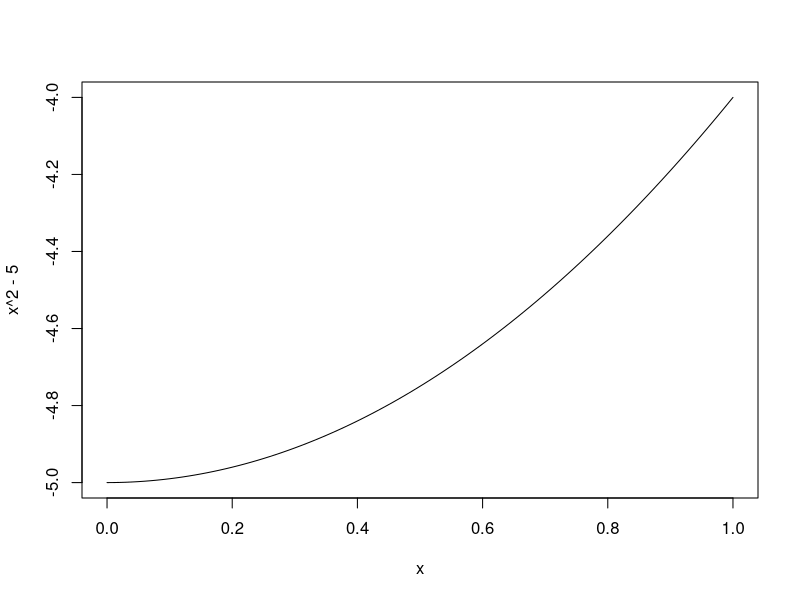
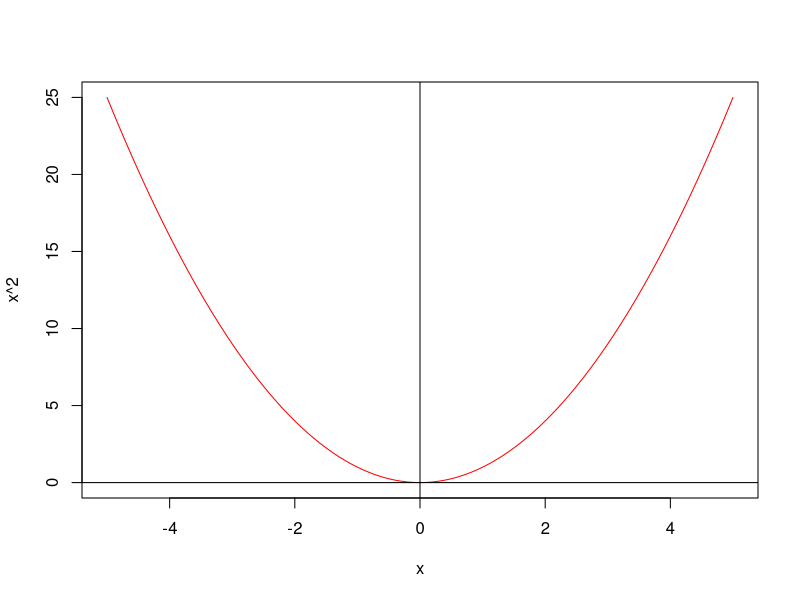
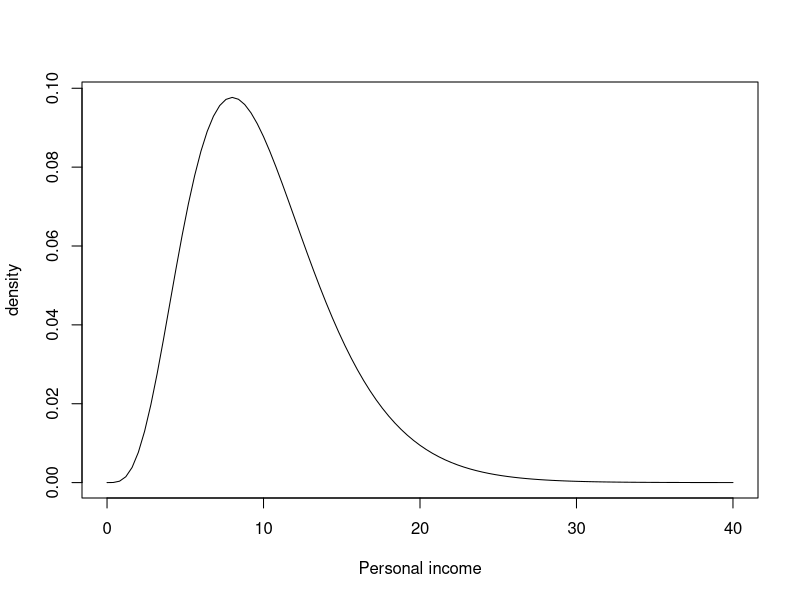
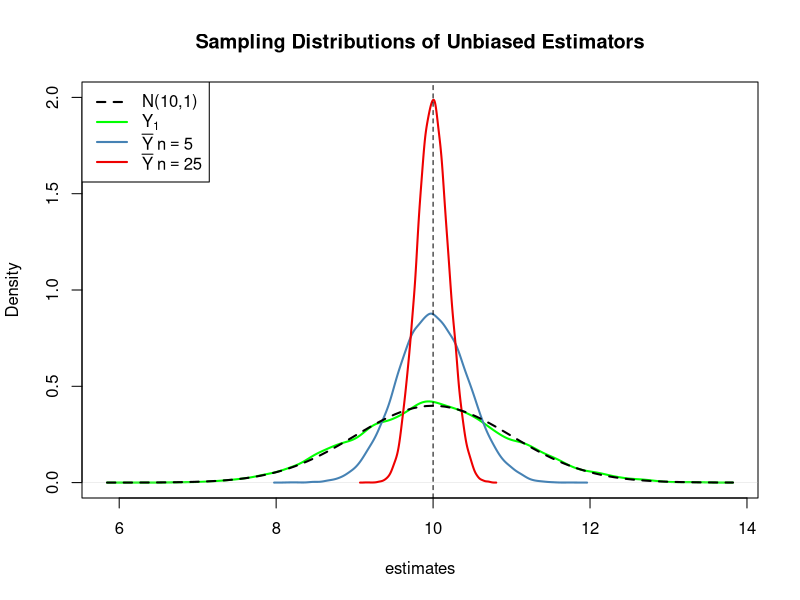
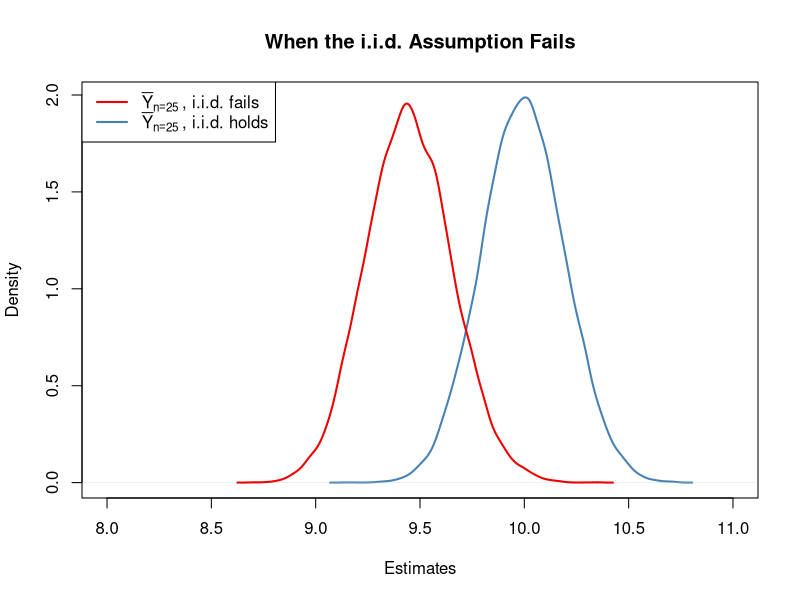
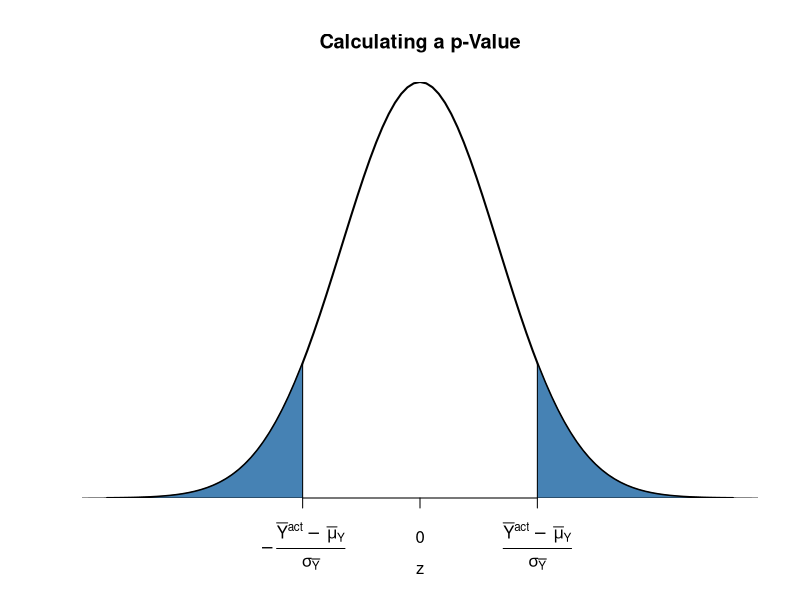
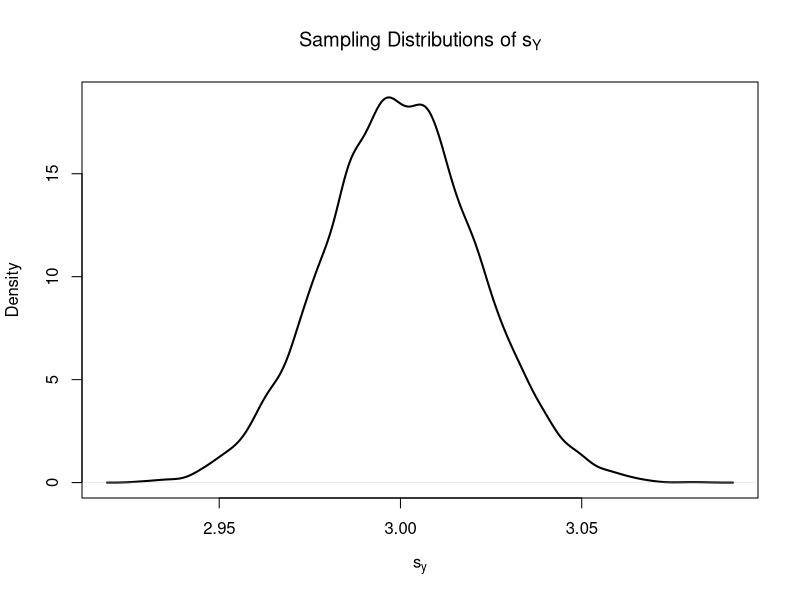
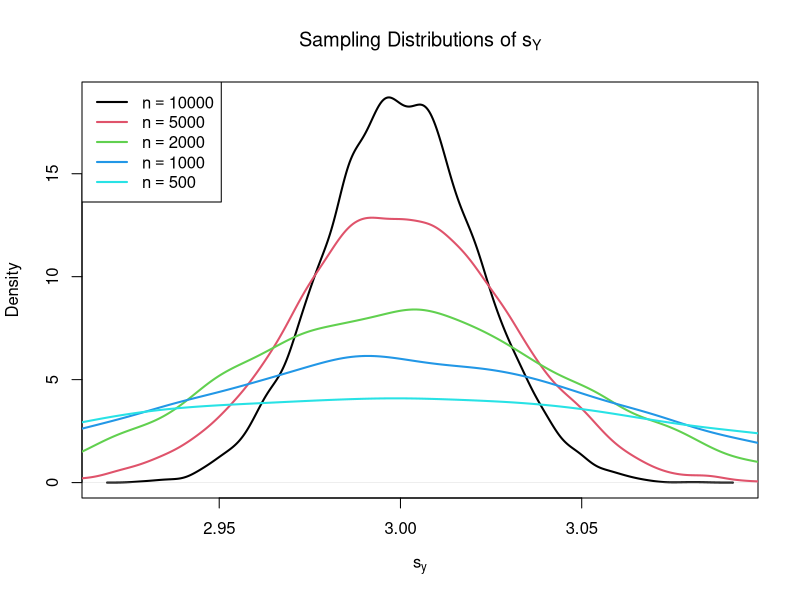

Reproduce these figures in R, in order.
## ---- chunk 1
knitr::opts_chunk$set(echo = TRUE)
## ---- chunk 2
curve(x^2 - 5)
## ---- chunk 3
curve(x^2, xlim = c(-5,5), col = "red")
abline(h = 0)
abline(v = 0)
## ---- chunk 4
curve(dchisq(x, df = 10), xlim = c(0, 40), ylab = "density", xlab = "Personal income") 
## ---- chunk 5
set.seed(1)
sample1 <- rchisq(n = 1000000, df = 12)
y1 <- sample1[1]
ybar <- mean(sample1)
## ---- chunk 6
pop <- rnorm(10000, 10, 1) #Population from a normal distribution, mean=10 and sd=1
## ---- chunk 7
sample(x=pop, size=5) #Draw a sample from our population
mean(sample(x=pop, size=5)) #Mean of the sample
## ---- chunk 8
est1 <- replicate(expr = mean(sample(x = pop, size = 5)), n = 25000) #Get the mean 25000 times

est2 <- replicate(expr = mean(sample(x = pop, size = 25)), n = 25000) #Get the mean 25000 times, but with a larger sample

fo <- replicate(expr = sample(x = pop, size = 5)[1], n = 25000) #The first observation of the sample, y1
## ---- chunk 9
# pot density estimate for the ditribution of y1, first element of each sample
plot(density(fo), 
     col = "green", 
     lwd = 2,
     ylim = c(0, 2),
     xlab = "estimates",
     main = "Sampling Distributions of Unbiased Estimators")
# add density estimate for the distribution of the sample mean with n=5 to the plot
lines(density(est1), 
      col = "steelblue", 
      lwd = 2, 
      bty = "l") #Lines, instead of plot, plots over the already existing graph
# add density estimate for the distribution of the sample mean with n=25 to the plot
lines(density(est2), 
      col = "red2", 
      lwd = 2)
# add a vertical line at the true parameter
abline(v = 10, lty = 2)
# add N(10,1) density to the plot
curve(dnorm(x, mean = 10), 
      lwd = 2,
      lty = 2,
      add = T)

# add a legend
legend("topleft",
       legend = c("N(10,1)",
                  expression(Y[1]),
                  expression(bar(Y) ~ n == 5),
                  expression(bar(Y) ~ n == 25)
       ), 
       lty = c(2, 1, 1, 1), 
       col = c("black","green", "steelblue", "red2"),
       lwd = 2)
## ---- chunk 10
sort(pop) #Population sorted
## ---- chunk 11
est3 <-  replicate(n = 25000, 
                   expr = mean(sample(x = sort(pop), 
                                      size = 25, 
                                      prob = c(rep(4, 2500), rep(1, 7500)))))
mean(est3)
## ---- chunk 12
plot(density(est2), 
     col = "steelblue",
     lwd = 2,
     xlim = c(8, 11),
     xlab = "Estimates",
     main = "When the i.i.d. Assumption Fails")

# sampling distribution of sample mean, i.i.d. fails, n=25
lines(density(est3),
      col = "red2",
      lwd = 2)
 
# add a legend
legend("topleft",
       legend = c(expression(bar(Y)[n == 25]~", i.i.d. fails"),
                  expression(bar(Y)[n == 25]~", i.i.d. holds")
       ), 
       lty = c(1, 1), 
       col = c("red2", "steelblue"),
       lwd = 2)
## ---- chunk 13
# plot the standard normal density on the interval [-4,4]
curve(dnorm(x),
      xlim = c(-4, 4),
      main = "Calculating a p-Value",
      yaxs = "i",
      xlab = "z",
      ylab = "",
      lwd = 2,
      axes = "F")

# add x-axis
axis(1, 
     at = c(-1.5, 0, 1.5), 
     padj = 0.75,
     labels = c(expression(-frac(bar(Y)^"act"~-~bar(mu)[Y,0], sigma[bar(Y)])),
                0,
                expression(frac(bar(Y)^"act"~-~bar(mu)[Y,0], sigma[bar(Y)]))))

# shade p-value/2 region in left tail
polygon(x = c(-6, seq(-6, -1.5, 0.01), -1.5),
        y = c(0, dnorm(seq(-6, -1.5, 0.01)),0), 
        col = "steelblue")

# shade p-value/2 region in right tail
polygon(x = c(1.5, seq(1.5, 6, 0.01), 6),
        y = c(0, dnorm(seq(1.5, 6, 0.01)), 0), 
        col = "steelblue")
## ---- chunk 14
# vector of sample sizes
n <- c(10000, 5000, 2000, 1000, 500)
# sample observations, estimate using 'sd()' and plot the estimated distributions
sd(n)
## ---- chunk 15
sq_y <- replicate(n = 10000, expr = sd(rnorm(n[1], mean = 10, sd = 3)))
plot(density(sq_y),
     main = expression("Sampling Distributions of" ~ s[Y]),
     xlab = expression(s[y]),
     lwd = 2)
## ---- chunk 16
plot(density(sq_y),
     main = expression("Sampling Distributions of" ~ s[Y]),
     xlab = expression(s[y]),
     lwd = 2)

for (i in 2:5) {
  sq_y <- replicate(n = 10000, expr = sd(rnorm(n[i], 10, 3)))
  lines(density(sq_y), 
        col = i, 
        lwd = 2)
  
  }
# add a legend
legend("topleft",
       legend = c(expression(n == 10000),
                  expression(n == 5000),
                  expression(n == 2000),
                  expression(n == 1000),
                  expression(n == 500)), 
       col = 1:5,
       lwd = 2)
## ---- chunk 17
random_sample <- sample(0:1, 
         prob = c(0.9, 0.1), 
         replace = T, 
         size = 100) #sampling from a bernoulli distribution
samplemean_act <- mean(random_sample) #Mean of the sample
## ---- chunk 18
SE_samplemean <- sqrt(samplemean_act * (1 - samplemean_act) / 100) #Standard error
## ---- chunk 19
tstatistic <- (samplemean_act - 0) / SE_samplemean
tstatistic
## ---- chunk 20
pvalue <- 2 * pnorm(- abs(tstatistic)) #pnorm gives the distribution function of Normal
pvalue
## ---- chunk 21
# prepare empty vector for t-statistics
tstatistics <- numeric(10000)
# set sample size
n <- 300
# simulate 10000 t-statistics
for (i in 1:10000) {
  
  s <- sample(0:1, 
              size = n,  
              prob = c(0.9, 0.1),
              replace = T)
  
  tstatistics[i] <- (mean(s)-0.1)/sqrt(var(s)/n)
  
}
# plot density and compare to N(0,1) density
plot(density(tstatistics),
     xlab = "t-statistic",
     main = "Estimated Distribution of the t-statistic when n=300",
     lwd = 2,
     xlim = c(-4, 4),
     col = "steelblue")

# N(0,1) density (dashed)
curve(dnorm(x), 
      add = T, 
      lty = 2, 
      lwd = 2)
## ---- chunk 22
# set seed
set.seed(1)

# generate some sample data
sampledata <- rnorm(100, 10, 10) #Sample from a N(10,10)

mean(sampledata)
t.test(sampledata)
ls(t.test(sampledata)) #Outcomes of t.test

t.test(sampledata)$"conf.int" #Just the desired result. 95% confidence interval
t.test(sampledata, conf.level = 0.99) #Covers the true value with a probability of 99%
## ---- chunk 23
# draw data from two different populations with equal mean
sample_pop1 <- rnorm(100, 10, 10) #N(10,10)
sample_pop2 <- rnorm(100, 10, 20) #N(10,20)

mean(sample_pop1)
mean(sample_pop2)

# perform a two sample t-test
t.test(sample_pop1, sample_pop2) #Null hypothesis: the difference is zero
